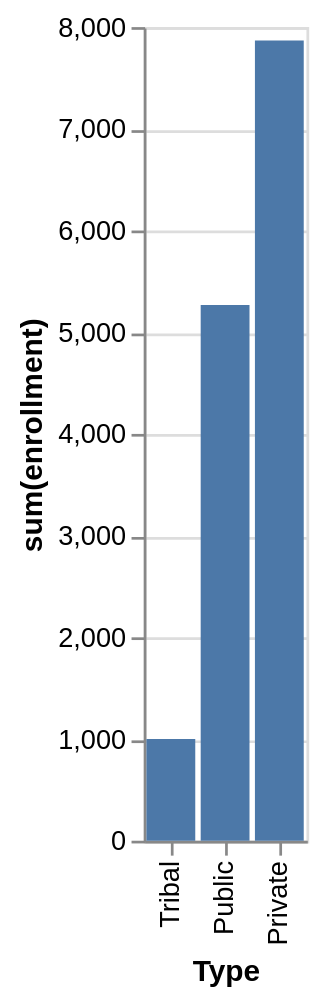

This figure's Vega-Lite source:
### Vega-Lite specification from a JSON file in a GitHub repository (floating-point values rounded to 4 significant figures)
{"data": {"values": [{"x_data": "Tribal", "y_data": 1000}, {"x_data": "Public", "y_data": 5267}, {"x_data": "Private", "y_data": 7868}]}, "mark": "bar", "encoding": {"x": {"field": "x_data", "type": "nominal", "title": "Type", "sort": {"op": "sum", "field": "y_data", "order": "ascending"}}, "y": {"field": "y_data", "type": "quantitative", "title": "sum(enrollment)"}}}
